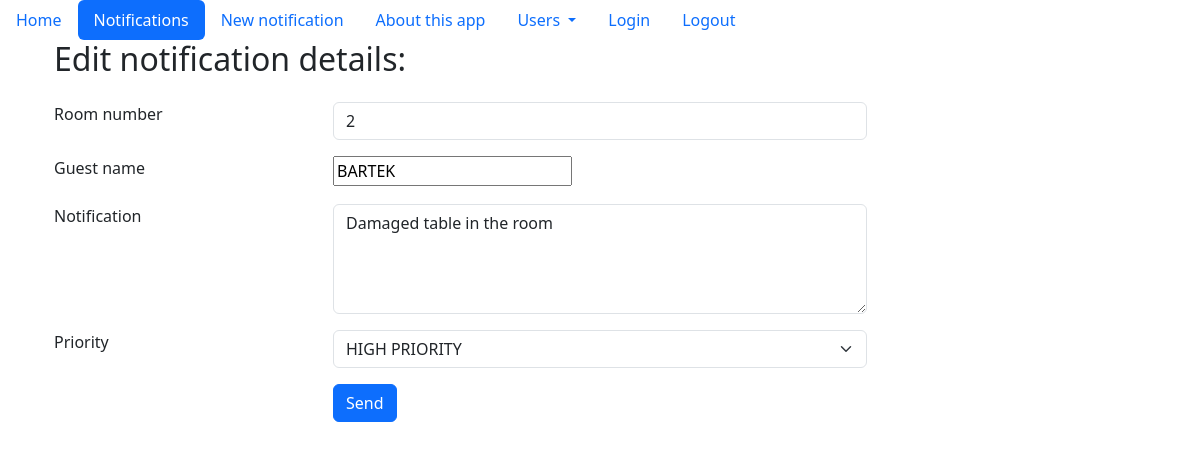
/edit_notification/8, run on the app's committed database.
### tables this page shows
CREATE TABLE notifications(id integer primary key autoincrement,room_number varchar(10), guest_name varchar(30), notification text,priority varchar(20) not null default 'LOW', date_notification date not null default(date()));

### kurs3/exercise/exercise.py (the view, shortened to what this page needs)
@app.route('/edit_notification/<int:notification_id>',methods=["GET","POST"])
def edit_notification(notification_id:int):
    notification_priorities = NotificationPriorities()
    notification_priorities.load_priorities()
    db=get_db()
    if request.method == 'GET':
        sql_statement='select id,room_number,guest_name,notification,priority\
              from notifications where id=?'
        notif_obj=db.execute(sql_statement,[notification_id]).fetchone()
        if notification==None:
            flash(f"No founded notification id={notification_id}")
            return redirect('notifications')
        else:
            return render_template('edit_notification.html'
                                , active_menu='notifications'
                                ,notif_obj=notif_obj
                                ,list_of_priorities=notification_priorities.list_of_priorities)

### kurs3/exercise/exercise.py (called while the page is built)
def get_db():
    if not hasattr(g, 'sqlite_db'):
        conn = sqlite3.connect(app_info['db_notifications'])
        conn.row_factory = sqlite3.Row
        g.sqlite_db = conn
    return g.sqlite_db

### kurs3/exercise/notification_priorities.py (called while the page is built)
    def load_priorities(self):
        self.list_of_priorities.append(PriorityType('high','HIGH PRIORITY', False))
        self.list_of_priorities.append(PriorityType('medium','MEDIUM', False))
        self.list_of_priorities.append(PriorityType('normal', 'NOT URGENT', True))
        self.list_of_priorities.append(PriorityType('low', 'REMARK', False))

### kurs3/exercise/templates/edit_notification.html (shortened to what this page needs)
{% extends "base.html" %}
{%block content %}
<form id="notification_form" method="POST" action="{{ url_for('edit_notification',
notification_id=notif_obj.id) }}">
    <div class="container px-4">
        <div class="row mb-3">
            <div class="col-12"><h2>Edit notification details:</h2></div>
        </div>
        <div class="row mb-3">
            <div class="col-3"><label for="room_number" class="form-label">Room
number</label></div>
            <div class="col-6"><input type="text" name="room_number" id="room_number"
class="form-control"
                value="{{ notif_obj.room_number }}"></div>
            <div class="col-3"></div>
        </div>
        <div class="row mb-3">
            <div class="col-3"><label for="guest_name" class="form-label">Guest
name</label></div>
            <div class="col-6"><input type="text" name="guest_name" id="guest_name" class="form
control"
                value="{{ notif_obj.guest_name }}"></div>
            <div class="col-3"></div>
        </div>
        <div class="row mb-3">
            <div class="col-3"><label for="notification_text" class="form
label">Notification</label></div>
            <div class="col-6">
                <textarea rows="4" cols="50" name="notification_text" class="form-control">{{
notif_obj.notification }}</textarea>
</div>
<div class="col-3"></div>
</div>
<div class="row mb-3">
<div class="col-3"><label for="priority" class="form-label">Priority</label></div>
<div class="col-6">
<select name="priority" id="priority" class="form-select">
{% for priority in list_of_priorities %}
<option value="{{ priority.code }}" {{ 'selected' if
priority.code==notif_obj.priority }}>{{ priority.description }}</option>
{% endfor %}
</select>
</div>
<div class="col-3"></div>
</div>
<div class="row mb-3">
<div class="col-3"></div>
<div class="col-6"><input type="submit" value="Send" class="btn btn-primary"></div>
<div class="col-3"></div>
</div>
</div>
</form>
{% endblock %}

### data on the page
notifications: room_number "2", guest_name "BARTEK", notification_text "Damaged table in the room"

### other printed values
form field priority "HIGH PRIORITY"
